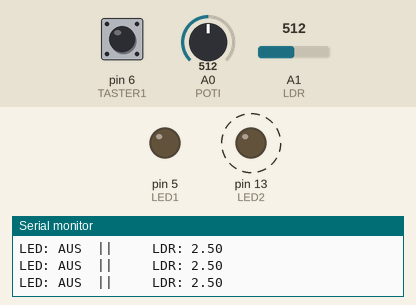
The program below on a simulated Arduino Nano, built with avr-gcc and run on an emulated ATmega328P. Parts: output pins drawn as LEDs (lit = HIGH), the last lines printed to the serial monitor. Dashed ring = blinking. The inputs (shaded band) are chosen by the test bench; at power-on: pin 6 (TASTER1) LOW, A0 (POTI) = 512, A1 (LDR) = 512.

Above: at 1.2 s.
1.3 s: pin 6 (TASTER1) pulled HIGH for 0.15 s
At 1.51 s:
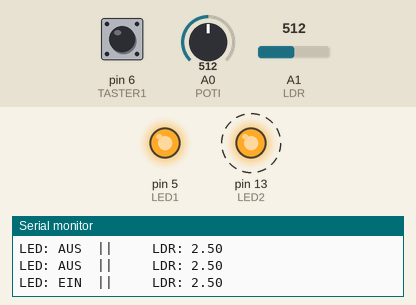
4.3 s: A0 (POTI) set to 122
At 4.45 s:
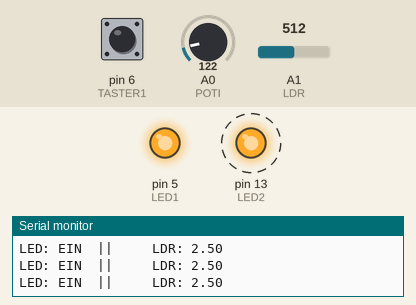
7.3 s: A0 (POTI) set to 0
At 10.28 s:
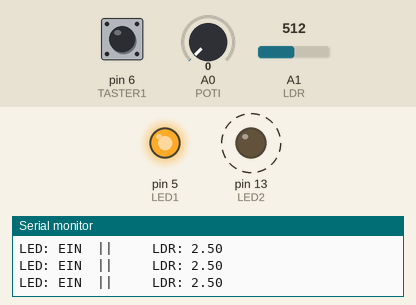
10.3 s: pin 6 (TASTER1) pulled HIGH for 1 s
At 13.28 s:
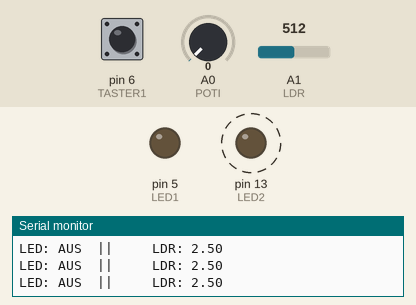
13.3 s: pin 6 (TASTER1) pulled HIGH for 3.2 s
At 14.1 s:
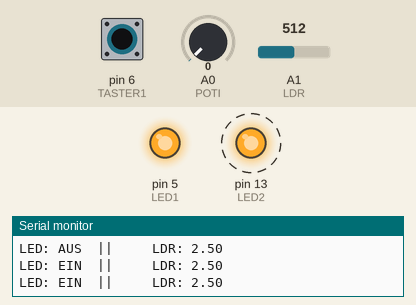
Timing chart, 0 to 19.0 s (numbered marks = the images above; inputs shaded):
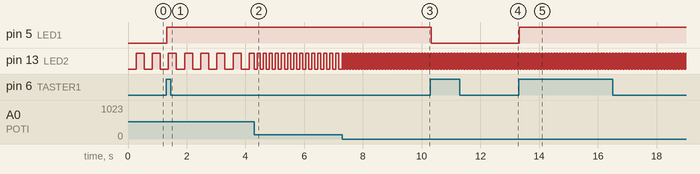

Measured:
- after the input at 1.3 s, pin 5 (LED1): LOW → HIGH at once
- after the input at 4.3 s, pin 13 (LED2): alternates HIGH for 0.10 s and LOW for 0.10 s, starting at once
- after the input at 7.3 s, pin 13 (LED2): alternates HIGH for 0.05 s and LOW for 0.05 s, starting at once
- after the input at 10.3 s, pin 5 (LED1): HIGH → LOW at once
- after the input at 13.3 s, pin 5 (LED1): LOW → HIGH at once
- by itself, pin 13 (LED2): alternates HIGH for 0.28 s and LOW for 0.28 s

The program:

main.cpp
```cpp
#include <Arduino.h>
#include <Bounce2.h>

#define LED1 5
#define LED2 13
#define POTI A0
#define LDR A1
#define TASTER1 6
#define ZEIT 300

Bounce2::Button button = Bounce2::Button();

float spannung;
uint16_t ldr;
bool ledState = false;
bool blinkState = false;
unsigned long lastBlink;
unsigned long last;
unsigned long blinkInterval = 500;

void setup()
{
    Serial.begin(115200);
    Serial.println("..Start..");
    pinMode(TASTER1,INPUT);
    button.attach(TASTER1, INPUT);
    button.interval(20);
    pinMode(LED1, OUTPUT);
    digitalWrite(LED1, ledState);
    pinMode(LED2, OUTPUT);
    digitalWrite(LED2, LOW);
    pinMode(POTI, INPUT);
}

void loop()
{
    button.update();
    if (button.pressed())
    {
        ledState = !ledState;
        digitalWrite(LED1, ledState);
    }

    ldr = analogRead(LDR);
    spannung = (ldr * 5.0) / 1023.0;

    uint16_t poti = analogRead(POTI);
    blinkInterval = map(poti, 0, 1023, 50, 500);

    if(ldr > 2.0)
    {
        digitalWrite(LED1, ledState);
    }
    else if(ldr < 1.0)
    {
        digitalWrite(LED1, !ledState);
    }

    if (millis() - lastBlink >= blinkInterval)
    {
        blinkState = !blinkState;
        digitalWrite(LED2, blinkState);
        lastBlink = millis();
    }

    if (millis() - last > 300)
    {
        Serial.print("LED: ");
        if (ledState)
        {
            Serial.print("EIN  ||");
        }
        else
        {
            Serial.print("AUS  ||");
        }
        Serial.print("     LDR: ");
        Serial.println(spannung);
        last = millis();
    }


}
```
